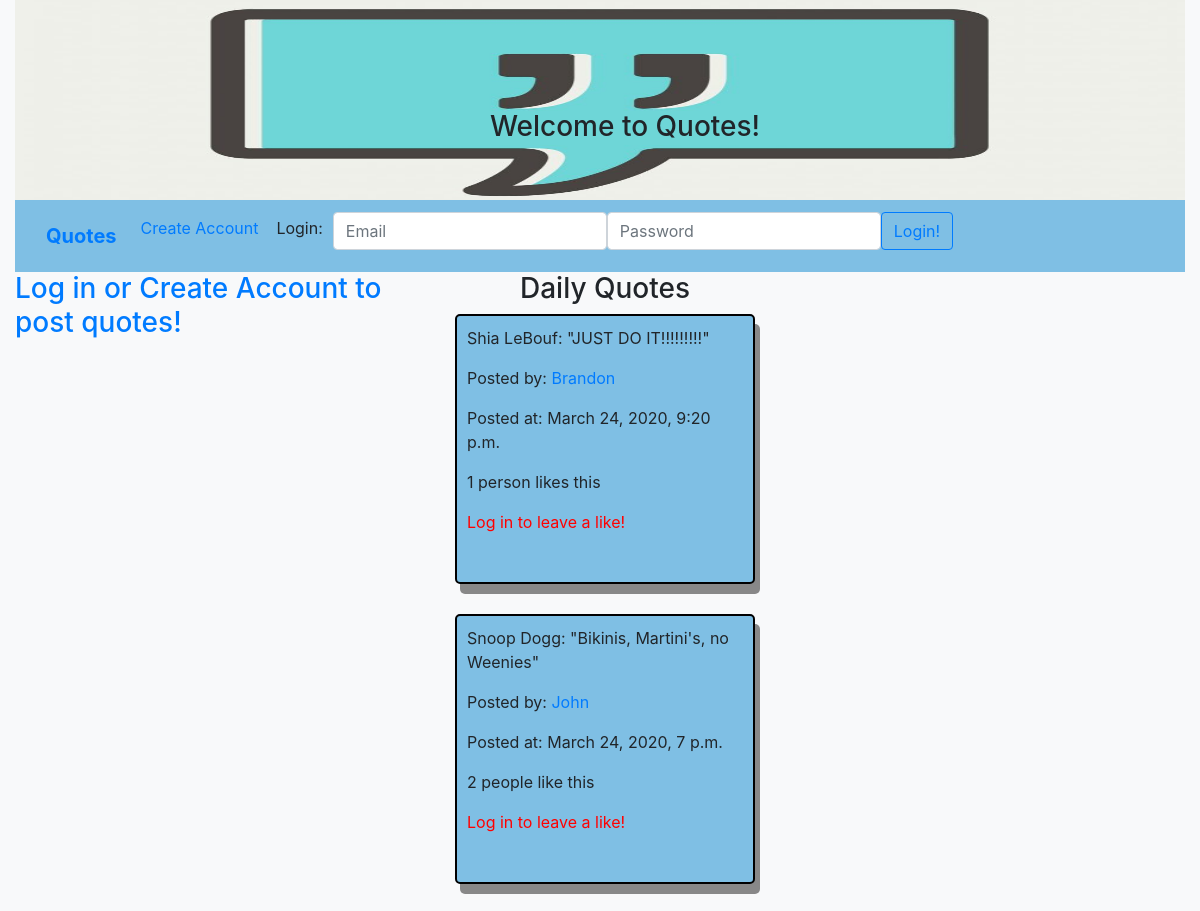
The page /quotes on the database as committed earlier.
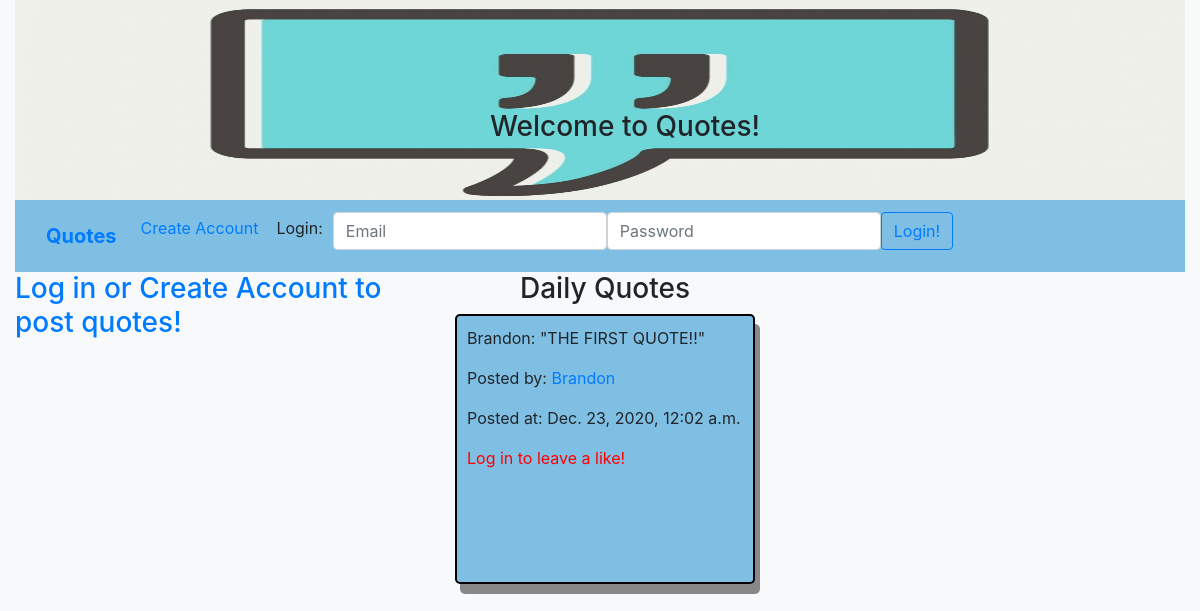
The same page on the database as committed later.
### appOne/models.py (models this page shows, shortened)
class Quote(models.Model):
    author_by = models.CharField(max_length=255)
    quote = models.CharField(max_length=255)
    posted_by = models.ForeignKey(User, related_name= "posted_quotes", on_delete = models.CASCADE)
    user_likes = models.ManyToManyField(User, related_name="likes")
    created_at = models.DateTimeField(auto_now_add = True)
    updated_at = models.DateTimeField(auto_now = True)
    objects = QuoteManager()

class User(models.Model):
    first_name = models.CharField(max_length= 255)
    last_name = models.CharField(max_length=255)
    email = models.CharField(max_length=255)
    password = models.CharField(max_length=255)
    created_at = models.DateTimeField(auto_now_add = True)
    updated_at = models.DateTimeField(auto_now = True)
    objects = UserManager()

### appOne/views.py (the view)
# urls.py: path('quotes', views.quotes, name= 'quotes'),
def quotes(request):
    if request.method == 'GET':
        if "user_id" in request.session:
            user = User.objects.get(id=request.session['user_id'])
            context = {
                "likes" : Quote.objects.annotate(likes=Count('user_likes')),
                'user': user,
                "quotes": Quote.objects.all()
                }
            return render(request,'quotes.html', context)
        else:
            context = {
                "likes" : Quote.objects.annotate(likes=Count('user_likes')),
                "quotes": Quote.objects.all()
                }
            print('no user in session')
            return render(request,'quotes.html', context)

### appOne/templates/quotes.html (shortened to what this page needs)
<!DOCTYPE html>
<html lang="en">
<head>
    {% load static %}
    <link rel="stylesheet" type="text/css" href="{% static 'bootstrap.css'%}">
</head>
<body>
    <div class="container-fluid">
    <div class="top-pic-section">
        {% if 'user_id' in request.session %}
            <h3 class="text-center top-header">Welcome back, {{user.first_name}} {{user.last_name}}!</p>
        {% else %}
            <h3 class="text-center top-header">Welcome to Quotes!</h3>
        {% endif %}
    </div>
    <nav class="navbar navbar-expand-lg navbar-nav_bar bg-nav_bar">
        <div class="container-fluid">
            <a class="navbar-brand brand-padding" href="{% url 'quotes' %}"><strong>Quotes</strong></a>
            <div class="collapse navbar-collapse" id="navbarSupportedContent">
                <ul class="navbar-nav me-auto mb-2 mb-lg-0">
                    <li class="nav-item">
                        {% if 'user_id' in request.session %}
                        <a class="nav-link" href="/edit/{{user.id}}" >Edit Account</a>
                        {% else %}
                        <a class="nav-link" href="{% url 'create_account_page' %}">Create Account</a>
                        {% endif %}
                    </li>
                {% if 'user_id' in request.session %}
                </ul>
                    <form class="d-flex login-padding" action="logout" method="POST" class="logoutbtn">
                        {% csrf_token %}
                        <input class="btn btn-outline-danger" type="submit" value="Logout">
                    </form>
                {% else %}
                    <li class="nav-item">
                        <p class="navbar-text login-text-margin" >Login:</p>
                    </li>
                </ul>
                <form class="d-flex login-padding" method="POST" action="{% url 'login' %}">
                    <input class="form-control me-2" type="email" placeholder="Email" name="email">
                    <input class="form-control me-2" type="password" placeholder="Password" name="password">
                    <button class="btn btn-outline-primary" type="submit">Login!</button>
                </form>
                {% endif %}
            </div>
        </div>
    </nav>
    <div class="row">
        <div class="col-4">
            {% if 'user_id' in request.session %}
            <h3>Add a Quote!</h3>
                {% if messages %}
                <ul>
                    {% for message in messages%}
                    <li {% if message.tags %} class="{{ message.tags }}"{% endif %}>{{message}}</li>
                    {% endfor %}
                </ul>
                {% endif %}
                <form action="/create_quote" method="POST">
                    {% csrf_token %}
                <p>Author   <input type="text" name="author_by"></p>
                <p class="align-top">Quote    <textarea name="quote"></textarea></p>
                <input type="submit" value="Submit">
                </form>
            {% else %}
            <h3><a href="/create_account"> Log in or Create Account to post quotes!</a></h3>
            {% endif %}
            </div>
            <div class="col-8">
                <h3 class="text-justify daily-quotes" >Daily Quotes</h3>
                <ul>
                {% for quote in quotes reversed %}
                <li class="nodots">
                    <div class="quoteBox">
                        <p>{{quote.author_by}}: "{{quote.quote}}"</p>
                        <p>Posted by: <a href="/profile/{{quote.posted_by.id}}">{{quote.posted_by.first_name}} </a></p>
                        <p>Posted at: {{quote.created_at}}</p>
                        {% if quote.user_likes.count > 1 %}
                        <p> {{quote.user_likes.count}} people like this</p>
                        {% elif quote.user_likes.count == 0 %}
                        <p></p>
                        {% else %}
                        <p> {{quote.user_likes.count}} person likes this</p>
                        {% endif %}
                        {% if 'user_id' not in request.session %}
                        <a href="/create_account" class="link-danger" style="color:#FF0000;">Log in to leave a like!</a>
                        {% endif %}
                    </div>
                </li>
                {% endfor %}
                </ul>
            </div>
        </div>
    </div>
</body>
</html>

Rows that differ between the two databases and show on the page:
removed Quote: author_by "Shia LeBouf", quote "JUST DO IT!!!!!!!!!", posted_by.first_name "Brandon", created_at "March 24, 2020, 9:20 p.m.", user_likes.count "1"
removed Quote: author_by "Snoop Dogg", quote "Bikinis, Martini's, no Weenies", posted_by.first_name "John", created_at "March 24, 2020, 7 p.m.", user_likes.count "2"
added Quote: author_by "Brandon", quote "THE FIRST QUOTE!!", posted_by.first_name "Brandon", created_at "Dec. 23, 2020, 12:02 a.m."
